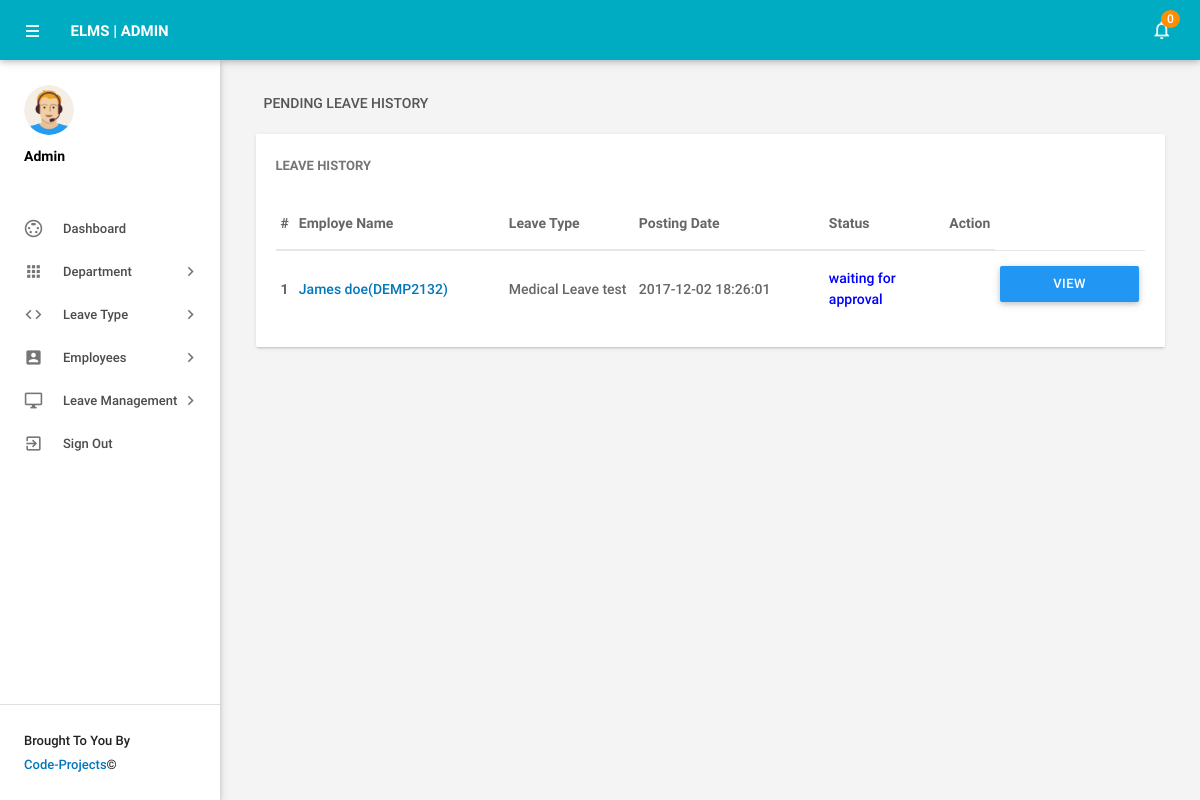
Before: /admin/pending-leavehistory.php (signed in) with the older database file.
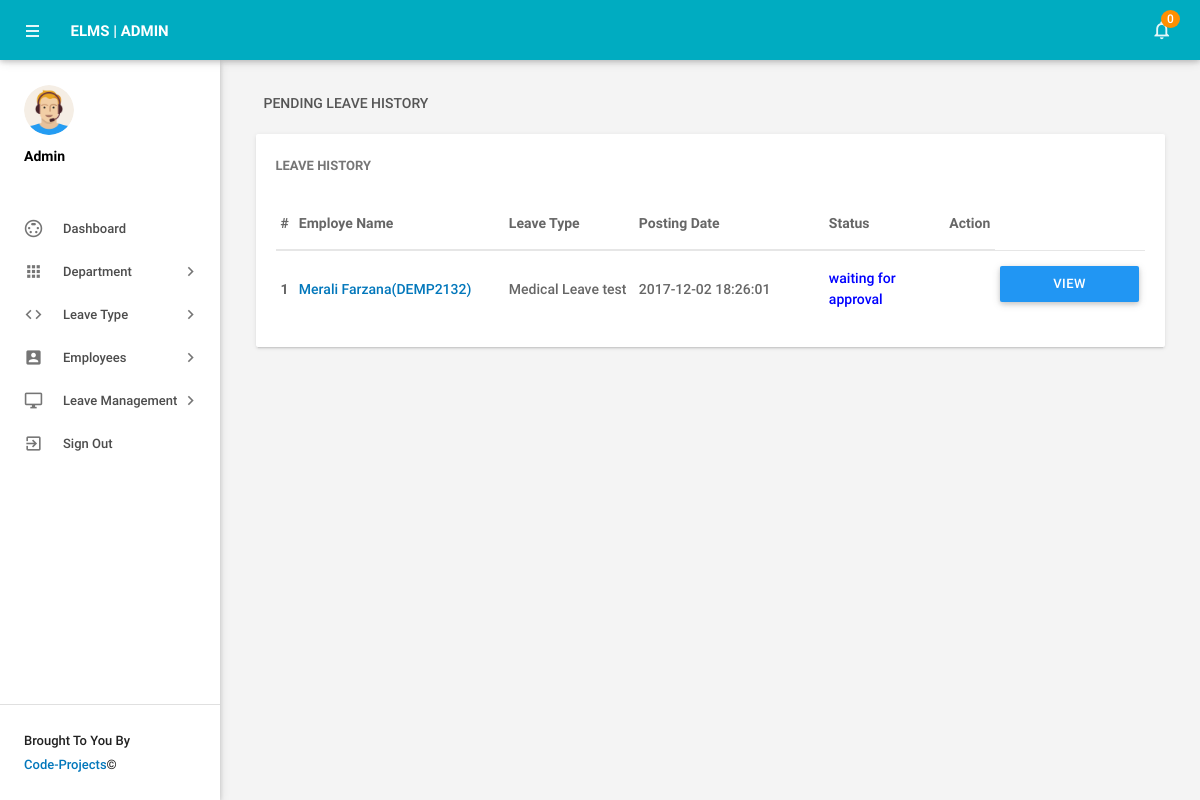
After: the same page with the newer database file.
### tables this page shows
CREATE TABLE IF NOT EXISTS `tblleaves` (
  `id` int(11) NOT NULL,
  `LeaveType` varchar(110) NOT NULL,
  `ToDate` varchar(120) NOT NULL,
  `FromDate` varchar(120) NOT NULL,
  `Description` mediumtext NOT NULL,
  `PostingDate` timestamp NOT NULL DEFAULT CURRENT_TIMESTAMP,
  `AdminRemark` mediumtext,
  `AdminRemarkDate` varchar(120) DEFAULT NULL,
  `Status` int(1) NOT NULL,
  `IsRead` int(1) NOT NULL,
  `empid` int(11) DEFAULT NULL
);

CREATE TABLE IF NOT EXISTS `tblemployees` (
  `id` int(11) NOT NULL,
  `EmpId` varchar(100) NOT NULL,
  `FirstName` varchar(150) NOT NULL,
  `LastName` varchar(150) NOT NULL,
  `EmailId` varchar(200) NOT NULL,
  `Password` varchar(180) NOT NULL,
  `Gender` varchar(100) NOT NULL,
  `Dob` varchar(100) NOT NULL,
  `Department` varchar(255) NOT NULL,
  `Address` varchar(255) NOT NULL,
  `City` varchar(200) NOT NULL,
  `Country` varchar(150) NOT NULL,
  `Phonenumber` char(11) NOT NULL,
  `Status` int(1) NOT NULL,
  `RegDate` timestamp NOT NULL DEFAULT CURRENT_TIMESTAMP
);

### admin/pending-leavehistory.php (the view, shortened to what this page needs)
<?php
include('includes/config.php');
if(strlen($_SESSION['alogin'])==0)
    {
header('location:index.php');
}
else{
 ?>
<!DOCTYPE html>
<html lang="en">
    <head>
        <link type="text/css" rel="stylesheet" href="../assets/plugins/materialize/css/materialize.min.css"/>
        <link href="../assets/plugins/material-preloader/css/materialPreloader.min.css" rel="stylesheet">
        <link href="../assets/plugins/datatables/css/jquery.dataTables.min.css" rel="stylesheet">
                <link href="../assets/plugins/google-code-prettify/prettify.css" rel="stylesheet" type="text/css"/>
        <link href="../assets/css/alpha.min.css" rel="stylesheet" type="text/css"/>
        <link href="../assets/css/custom.css" rel="stylesheet" type="text/css"/>
    </head>
    <body>
       <?php include('includes/header.php');?>
       <?php include('includes/sidebar.php');?>
            <main class="mn-inner">
                <div class="row">
                    <div class="col s12">
                        <div class="page-title">Pending Leave History</div>
                    </div>
                    <div class="col s12 m12 l12">
                        <div class="card">
                            <div class="card-content">
                                <span class="card-title">Leave History</span>
                                <table id="example" class="display responsive-table ">
                                    <thead>
                                        <tr>
                                            <th>#</th>
                                            <th width="200">Employe Name</th>
                                            <th width="120">Leave Type</th>
                                             <th width="180">Posting Date</th>
                                            <th>Status</th>
                                            <th align="center">Action</th>
                                        </tr>
                                    </thead>
                                    <tbody>
<?php
$status=0;
$sql = "SELECT tblleaves.id as lid,tblemployees.FirstName,tblemployees.LastName,tblemployees.EmpId,tblemployees.id,tblleaves.LeaveType,tblleaves.PostingDate,tblleaves.Status from tblleaves join tblemployees on tblleaves.empid=tblemployees.id where tblleaves.Status=:status order by lid desc";
$query = $dbh -> prepare($sql);
$query->bindParam(':status',$status,PDO::PARAM_STR);
$query->execute();
$results=$query->fetchAll(PDO::FETCH_OBJ);
$cnt=1;
if($query->rowCount() > 0)
{
foreach($results as $result)
{
      ?>
                                        <tr>
                                            <td> <b><?php echo htmlentities($cnt);?></b></td>
                                              <td><a href="editemployee.php?empid=<?php echo htmlentities($result->id);?>" target="_blank"><?php echo htmlentities($result->FirstName." ".$result->LastName);?>(<?php echo htmlentities($result->EmpId);?>)</a></td>
                                            <td><?php echo htmlentities($result->LeaveType);?></td>
                                            <td><?php echo htmlentities($result->PostingDate);?></td>
                                                                       <td><?php $stats=$result->Status;
if($stats==1){
                                             ?>
                                                 <span style="color: green">Approved</span>
                                                 <?php } if($stats==2)  { ?>
                                                <span style="color: red">Not Approved</span>
                                                 <?php } if($stats==0)  { ?>
 <span style="color: blue">waiting for approval</span>
 <?php } ?>
                                             </td>
          <td>
           <td><a href="leave-details.php?leaveid=<?php echo htmlentities($result->lid);?>" class="waves-effect waves-light btn blue m-b-xs"  > View Details</a></td>
                                    </tr>
                                         <?php $cnt++;} }?>
                                    </tbody>
                                </table>
                            </div>
                        </div>
                    </div>
                </div>
            </main>
        </div>
        <div class="left-sidebar-hover"></div>
    </body>
</html>
<?php } ?>

Changed rows visible on the page:
changed through a linked row, tblleaves "Medical Leave test": tblemployees.FirstName+LastName "James doe" → "Merali Farzana"
